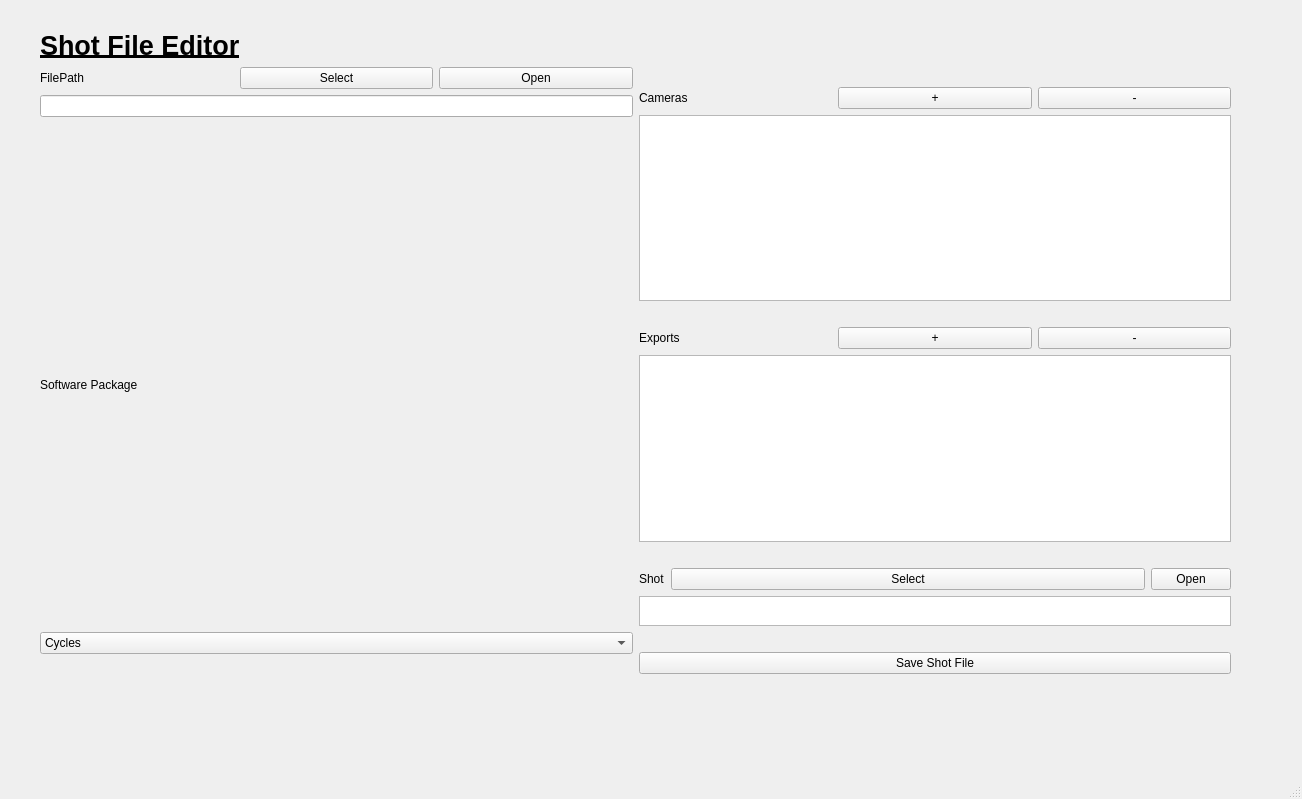
<?xml version="1.0" encoding="UTF-8"?>
<ui version="4.0">
 <class>MainWindow</class>
 <widget class="QMainWindow" name="MainWindow">
  <property name="geometry">
   <rect>
    <x>0</x>
    <y>0</y>
    <width>1302</width>
    <height>799</height>
   </rect>
  </property>
  <property name="windowTitle">
   <string>MainWindow</string>
  </property>
  <widget class="QWidget" name="centralwidget">
   <widget class="QTableView" name="tableViewUsers">
    <property name="geometry">
     <rect>
      <x>670</x>
      <y>980</y>
      <width>631</width>
      <height>51</height>
     </rect>
    </property>
   </widget>
   <widget class="QWidget" name="layoutWidget_4">
    <property name="geometry">
     <rect>
      <x>180</x>
      <y>920</y>
      <width>459</width>
      <height>297</height>
     </rect>
    </property>
    <layout class="QVBoxLayout" name="verticalLayout_6">
     <item>
      <layout class="QVBoxLayout" name="verticalLayout_2">
       <item>
        <layout class="QHBoxLayout" name="horizontalLayout_2">
         <item>
          <widget class="QLabel" name="label_5">
           <property name="text">
            <string>ShotID</string>
           </property>
          </widget>
         </item>
         <item>
          <widget class="QPushButton" name="pushButtonSelectCSV_3">
           <property name="text">
            <string>Select</string>
           </property>
          </widget>
         </item>
         <item>
          <widget class="QPushButton" name="pushButtonSelectCSV_4">
           <property name="text">
            <string>Open</string>
           </property>
          </widget>
         </item>
        </layout>
       </item>
       <item>
        <widget class="QLineEdit" name="lineEditVersion_2"/>
       </item>
      </layout>
     </item>
     <item>
      <spacer name="horizontalSpacer_8">
       <property name="orientation">
        <enum>Qt::Horizontal</enum>
       </property>
       <property name="sizeHint" stdset="0">
        <size>
         <width>40</width>
         <height>20</height>
        </size>
       </property>
      </spacer>
     </item>
     <item>
      <layout class="QHBoxLayout" name="horizontalLayout_5">
       <item>
        <widget class="QLabel" name="label_8">
         <property name="text">
          <string>Full ID</string>
         </property>
        </widget>
       </item>
       <item>
        <widget class="QPushButton" name="pushButtonSelectCSV_9">
         <property name="text">
          <string>Select</string>
         </property>
        </widget>
       </item>
       <item>
        <widget class="QPushButton" name="pushButtonSelectCSV_10">
         <property name="text">
          <string>Open</string>
         </property>
        </widget>
       </item>
      </layout>
     </item>
     <item>
      <widget class="QLineEdit" name="lineEditVersion_3"/>
     </item>
     <item>
      <spacer name="horizontalSpacer_9">
       <property name="orientation">
        <enum>Qt::Horizontal</enum>
       </property>
       <property name="sizeHint" stdset="0">
        <size>
         <width>40</width>
         <height>20</height>
        </size>
       </property>
      </spacer>
     </item>
     <item>
      <layout class="QVBoxLayout" name="verticalLayout_9">
       <item>
        <layout class="QHBoxLayout" name="horizontalLayout_6">
         <item>
          <widget class="QLabel" name="label_9">
           <property name="text">
            <string>Scene</string>
           </property>
          </widget>
         </item>
         <item>
          <widget class="QPushButton" name="pushButtonSelectCSV_11">
           <property name="text">
            <string>Select</string>
           </property>
          </widget>
         </item>
         <item>
          <widget class="QPushButton" name="pushButtonSelectCSV_12">
           <property name="text">
            <string>Open</string>
           </property>
          </widget>
         </item>
        </layout>
       </item>
       <item>
        <widget class="QTableView" name="tableViewUsers_4"/>
       </item>
       <item>
        <spacer name="horizontalSpacer_11">
         <property name="orientation">
          <enum>Qt::Horizontal</enum>
         </property>
         <property name="sizeHint" stdset="0">
          <size>
           <width>40</width>
           <height>20</height>
          </size>
         </property>
        </spacer>
       </item>
      </layout>
     </item>
    </layout>
   </widget>
   <widget class="QWidget" name="">
    <property name="geometry">
     <rect>
      <x>40</x>
      <y>30</y>
      <width>1191</width>
      <height>644</height>
     </rect>
    </property>
    <layout class="QGridLayout" name="gridLayout">
     <item row="0" column="0">
      <layout class="QHBoxLayout" name="horizontalLayout_9">
       <item>
        <widget class="QLabel" name="label">
         <property name="font">
          <font>
           <pointsize>20</pointsize>
           <weight>75</weight>
           <bold>true</bold>
           <underline>true</underline>
          </font>
         </property>
         <property name="text">
          <string>Shot File Editor</string>
         </property>
        </widget>
       </item>
      </layout>
     </item>
     <item row="1" column="0">
      <layout class="QHBoxLayout" name="horizontalLayout_7">
       <item>
        <layout class="QVBoxLayout" name="verticalLayout_7">
         <item>
          <layout class="QVBoxLayout" name="verticalLayout">
           <item>
            <layout class="QHBoxLayout" name="horizontalLayout">
             <item>
              <widget class="QLabel" name="label_3">
               <property name="text">
                <string>FilePath</string>
               </property>
              </widget>
             </item>
             <item>
              <widget class="QPushButton" name="pushButtonSelectCSV_2">
               <property name="text">
                <string>Select</string>
               </property>
              </widget>
             </item>
             <item>
              <widget class="QPushButton" name="pushButtonSelectCSV">
               <property name="text">
                <string>Open</string>
               </property>
              </widget>
             </item>
            </layout>
           </item>
           <item>
            <widget class="QLineEdit" name="lineEditVersion"/>
           </item>
          </layout>
         </item>
         <item>
          <spacer name="horizontalSpacer">
           <property name="orientation">
            <enum>Qt::Horizontal</enum>
           </property>
           <property name="sizeHint" stdset="0">
            <size>
             <width>40</width>
             <height>20</height>
            </size>
           </property>
          </spacer>
         </item>
         <item>
          <layout class="QVBoxLayout" name="verticalLayout_3">
           <item>
            <widget class="QLabel" name="label_4">
             <property name="text">
              <string>Software Package</string>
             </property>
            </widget>
           </item>
           <item>
            <widget class="QComboBox" name="comboBox">
             <item>
              <property name="text">
               <string>Cycles</string>
              </property>
             </item>
             <item>
              <property name="text">
               <string>Eevee</string>
              </property>
             </item>
             <item>
              <property name="text">
               <string>WorkBench</string>
              </property>
             </item>
             <item>
              <property name="text">
               <string>OpenGL</string>
              </property>
             </item>
             <item>
              <property name="text">
               <string>Octane</string>
              </property>
             </item>
             <item>
              <property name="text">
               <string>Redshift</string>
              </property>
             </item>
             <item>
              <property name="text">
               <string>Karma</string>
              </property>
             </item>
             <item>
              <property name="text">
               <string>Mantra</string>
              </property>
             </item>
             <item>
              <property name="text">
               <string>PhysicalC4D</string>
              </property>
             </item>
             <item>
              <property name="text">
               <string>StandardC4D</string>
              </property>
             </item>
             <item>
              <property name="text">
               <string>Unity</string>
              </property>
             </item>
             <item>
              <property name="text">
               <string>Unreal</string>
              </property>
             </item>
             <item>
              <property name="text">
               <string>VRay</string>
              </property>
             </item>
            </widget>
           </item>
          </layout>
         </item>
         <item>
          <spacer name="horizontalSpacer_3">
           <property name="orientation">
            <enum>Qt::Horizontal</enum>
           </property>
           <property name="sizeHint" stdset="0">
            <size>
             <width>40</width>
             <height>20</height>
            </size>
           </property>
          </spacer>
         </item>
        </layout>
       </item>
       <item>
        <layout class="QVBoxLayout" name="verticalLayout_8">
         <item>
          <spacer name="horizontalSpacer_5">
           <property name="orientation">
            <enum>Qt::Horizontal</enum>
           </property>
           <property name="sizeHint" stdset="0">
            <size>
             <width>40</width>
             <height>20</height>
            </size>
           </property>
          </spacer>
         </item>
         <item>
          <layout class="QVBoxLayout" name="verticalLayout_4">
           <item>
            <layout class="QHBoxLayout" name="horizontalLayout_3">
             <item>
              <widget class="QLabel" name="label_6">
               <property name="text">
                <string>Cameras</string>
               </property>
              </widget>
             </item>
             <item>
              <widget class="QPushButton" name="pushButtonSelectCSV_5">
               <property name="text">
                <string>+</string>
               </property>
              </widget>
             </item>
             <item>
              <widget class="QPushButton" name="pushButtonSelectCSV_6">
               <property name="text">
                <string>-</string>
               </property>
              </widget>
             </item>
            </layout>
           </item>
           <item>
            <widget class="QTableView" name="tableViewUsers_2"/>
           </item>
          </layout>
         </item>
         <item>
          <spacer name="horizontalSpacer_6">
           <property name="orientation">
            <enum>Qt::Horizontal</enum>
           </property>
           <property name="sizeHint" stdset="0">
            <size>
             <width>40</width>
             <height>20</height>
            </size>
           </property>
          </spacer>
         </item>
         <item>
          <layout class="QVBoxLayout" name="verticalLayout_5">
           <item>
            <layout class="QHBoxLayout" name="horizontalLayout_4">
             <item>
              <widget class="QLabel" name="label_7">
               <property name="text">
                <string>Exports</string>
               </property>
              </widget>
             </item>
             <item>
              <widget class="QPushButton" name="pushButtonSelectCSV_7">
               <property name="text">
                <string>+</string>
               </property>
              </widget>
             </item>
             <item>
              <widget class="QPushButton" name="pushButtonSelectCSV_8">
               <property name="text">
                <string>-</string>
               </property>
              </widget>
             </item>
            </layout>
           </item>
           <item>
            <widget class="QTableView" name="tableViewUsers_3"/>
           </item>
          </layout>
         </item>
         <item>
          <spacer name="horizontalSpacer_7">
           <property name="orientation">
            <enum>Qt::Horizontal</enum>
           </property>
           <property name="sizeHint" stdset="0">
            <size>
             <width>40</width>
             <height>20</height>
            </size>
           </property>
          </spacer>
         </item>
         <item>
          <layout class="QVBoxLayout" name="verticalLayout_11" stretch="0,30,0,0">
           <property name="sizeConstraint">
            <enum>QLayout::SetFixedSize</enum>
           </property>
           <item>
            <layout class="QHBoxLayout" name="horizontalLayout_8" stretch="0,30,0">
             <property name="sizeConstraint">
              <enum>QLayout::SetMinAndMaxSize</enum>
             </property>
             <item>
              <widget class="QLabel" name="label_10">
               <property name="maximumSize">
                <size>
                 <width>16777215</width>
                 <height>30</height>
                </size>
               </property>
               <property name="text">
                <string>Shot</string>
               </property>
              </widget>
             </item>
             <item>
              <widget class="QPushButton" name="pushButtonSelectCSV_13">
               <property name="text">
                <string>Select</string>
               </property>
              </widget>
             </item>
             <item>
              <widget class="QPushButton" name="pushButtonSelectCSV_14">
               <property name="text">
                <string>Open</string>
               </property>
              </widget>
             </item>
            </layout>
           </item>
           <item>
            <widget class="QTableView" name="tableViewUsers_5">
             <property name="maximumSize">
              <size>
               <width>16777215</width>
               <height>30</height>
              </size>
             </property>
            </widget>
           </item>
           <item>
            <spacer name="horizontalSpacer_10">
             <property name="orientation">
              <enum>Qt::Horizontal</enum>
             </property>
             <property name="sizeHint" stdset="0">
              <size>
               <width>40</width>
               <height>20</height>
              </size>
             </property>
            </spacer>
           </item>
           <item>
            <widget class="QPushButton" name="pushButtonSelectCSV_15">
             <property name="text">
              <string>Save Shot File</string>
             </property>
            </widget>
           </item>
          </layout>
         </item>
        </layout>
       </item>
      </layout>
     </item>
    </layout>
   </widget>
  </widget>
  <widget class="QMenuBar" name="menubar">
   <property name="geometry">
    <rect>
     <x>0</x>
     <y>0</y>
     <width>1302</width>
     <height>20</height>
    </rect>
   </property>
  </widget>
  <widget class="QStatusBar" name="statusbar"/>
 </widget>
 <resources/>
 <connections/>
</ui>
